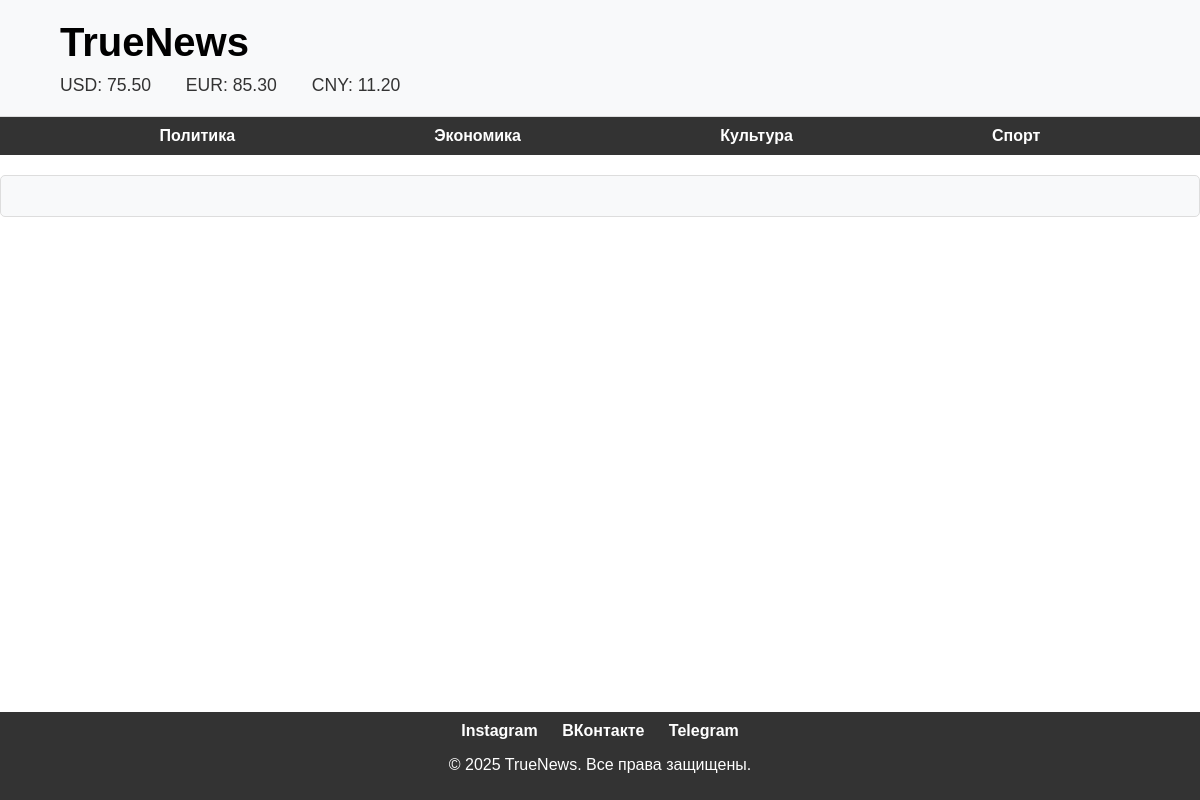
The page /categories/ekonomika/ on the database its author committed.
### news/models.py (models this page shows, shortened)
class Category(models.Model):
    name = models.CharField(max_length=100, db_index=True, unique=True)
    slug = models.SlugField(max_length=250, db_index=True)
    def get_absolute_url(self):
        return reverse('categories', kwargs={'categories_slug': self.slug})

### news/views.py (the view)
# urls.py: path('categories/<slug:categories_slug>/', views.categories_posts, name='categories'),
def categories_posts(request, categories_slug):
    category = get_object_or_404(Category, slug=categories_slug)
    post = News.published.filter(categ_id=category.pk)
    posts = {
        'post': post,
        'post_category': category
    }
    return render(request, 'news/categories.html', posts)

### news/context_processors.py (called while the page is built)
def categories(request):
    return {'categories': Category.objects.all()}

### news/models.py (called while the page is built)
    def get_queryset(self):
        return super().get_queryset().filter(is_published=News.Status.PUBLISHED)

### news/templates/news/categories.html (shortened to what this page needs)
{% extends 'base.html' %}
{% block content %}
<div class="posts-grid">
</div>
{% endblock %}

### templates/base.html (shortened to what this page needs)
{% load static %}
<!DOCTYPE html>
<html lang="ru">
<head>
    <link rel="stylesheet" href='{% static "news/css/style.css"%}'>
</head>
<body>
    <header>
        <div class="container">
            <a href="{% url 'home' %}" class="logo-link" ><h1>TrueNews</h1></a>
            <div class="currency">
                <span>USD: <span id="usd">...</span></span>
                <span>EUR: <span id="eur">...</span></span>
                <span>CNY: <span id="cny">...</span></span>
            </div>
        </div>
    </header>
    <nav>
        <div class="container">
            <ul>
                {% for cat in categories %}
                <li><a href="{{ cat.get_absolute_url }}">{{ cat.name }}</a></li>
                {% endfor %}
            </ul>
        </div>
    </nav>
{% block content %} {% endblock %}
    <footer>
        <div class="container">
            <div class="social-links">
                <a href="https://instagram.com" target="_blank">Instagram</a>
                <a href="https://vk.com" target="_blank">ВКонтакте</a>
                <a href="https://telegram.org" target="_blank">Telegram</a>
            </div>
            <p>&copy; 2025 TrueNews. Все права защищены.</p>
        </div>
    </footer>
</body>
</html>

### news/static/news/css/style.css (style rules this page uses)
body { display: flex; flex-direction: column; min-height: 100vh; font-family: 'Libre Franklin', sans-serif; margin: 0; padding: 0; background-color: #ffffff; color: #333; }
.container { width: 90%; max-width: 1200px; margin: 0 auto; }
header { background-color: #f8f9fa; padding: 20px 0; border-bottom: 1px solid #ddd; }
header h1 { margin: 0; font-size: 2.5em; font-weight: 700; }
.currency { margin-top: 10px; font-size: 1.1em; }
.currency span { margin-right: 15px; }
nav { background-color: #333; color: #fff; padding: 10px 0; }
nav ul { list-style: none; padding: 0; margin: 0; display: flex; justify-content: space-around; }
nav ul li { display: inline; }
nav ul li a { color: #fff; font-weight: 700; }
.posts-grid { display: grid; grid-template-columns: repeat(auto-fit, minmax(300px, 1fr)); gap: 20px; margin: 20px 0; }
.posts-grid { background-color: #f8f9fa; padding: 20px; border: 1px solid #ddd; border-radius: 5px; }
footer { background-color: #333; color: #fff; padding: 10px; text-align: center; margin-top: auto; }
.social-links { margin-bottom: 10px; }
.social-links a { color: #fff; margin: 0 10px; font-weight: 700; }
a { text-decoration: none; }
.posts-grid { display: grid; grid-template-columns: repeat(3, 1fr); gap: 20px; }
.logo-link { color: #000; text-decoration: none; }

### rows shown on the page
Category: name "Политика"
Category: name "Экономика"
Category: name "Культура"
Category: name "Спорт"
